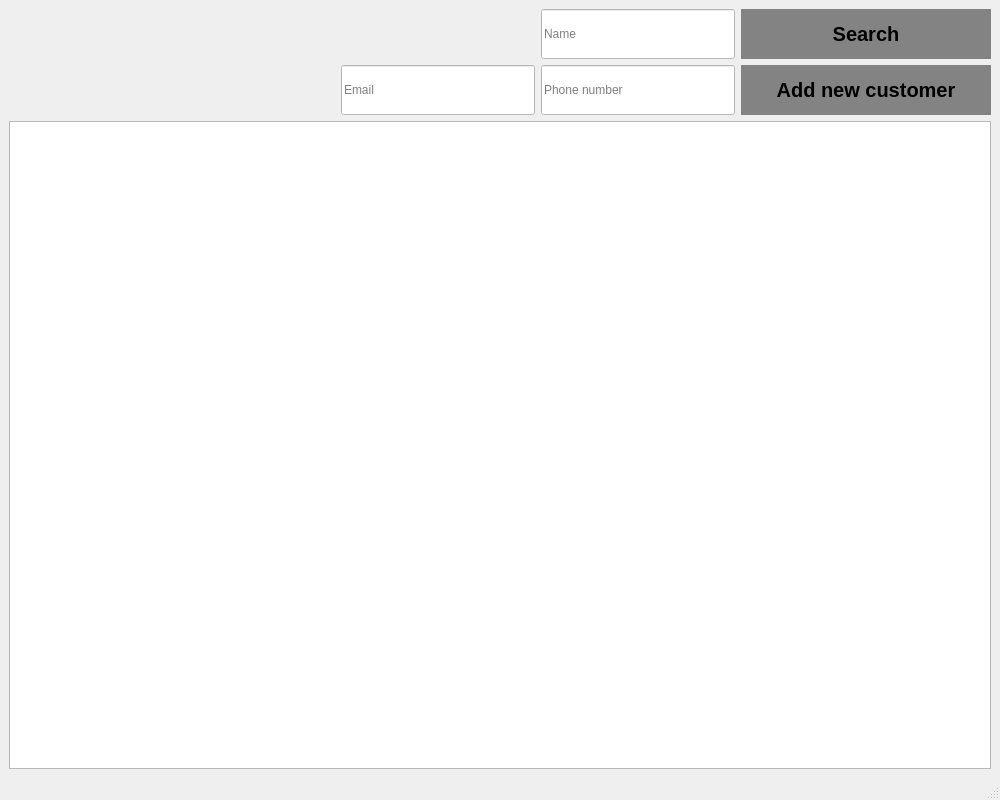
<?xml version="1.0" encoding="UTF-8"?>
<ui version="4.0">
 <class>customers_management_window</class>
 <widget class="QMainWindow" name="customers_management_window">
  <property name="geometry">
   <rect>
    <x>0</x>
    <y>0</y>
    <width>1000</width>
    <height>800</height>
   </rect>
  </property>
  <property name="sizePolicy">
   <sizepolicy hsizetype="Expanding" vsizetype="Expanding">
    <horstretch>7</horstretch>
    <verstretch>7</verstretch>
   </sizepolicy>
  </property>
  <property name="minimumSize">
   <size>
    <width>1000</width>
    <height>800</height>
   </size>
  </property>
  <property name="maximumSize">
   <size>
    <width>1000000</width>
    <height>1000000</height>
   </size>
  </property>
  <property name="windowTitle">
   <string>Customers management</string>
  </property>
  <property name="styleSheet">
   <string notr="true"/>
  </property>
  <widget class="QWidget" name="centralwidget">
   <property name="styleSheet">
    <string notr="true">QPushButton{
  background-color: #838383;
  border: none;
  color: black;
  text-align: center;
  text-decoration: none;
}
QPushButton:hover{
background-color: #585858;
}
QPushButton:pressed{
background-color:rgb(54, 54, 54);
}

</string>
   </property>
   <layout class="QVBoxLayout" name="verticalLayout">
    <item>
     <layout class="QHBoxLayout" name="horizontalLayout">
      <property name="bottomMargin">
       <number>0</number>
      </property>
      <item>
       <spacer name="horizontalSpacer">
        <property name="orientation">
         <enum>Qt::Horizontal</enum>
        </property>
        <property name="sizeType">
         <enum>QSizePolicy::Expanding</enum>
        </property>
        <property name="sizeHint" stdset="0">
         <size>
          <width>80</width>
          <height>20</height>
         </size>
        </property>
       </spacer>
      </item>
      <item>
       <widget class="QLineEdit" name="name_line_edit">
        <property name="sizePolicy">
         <sizepolicy hsizetype="Preferred" vsizetype="Preferred">
          <horstretch>0</horstretch>
          <verstretch>0</verstretch>
         </sizepolicy>
        </property>
        <property name="minimumSize">
         <size>
          <width>194</width>
          <height>50</height>
         </size>
        </property>
        <property name="maximumSize">
         <size>
          <width>194</width>
          <height>50</height>
         </size>
        </property>
        <property name="layoutDirection">
         <enum>Qt::LeftToRight</enum>
        </property>
        <property name="styleSheet">
         <string notr="true">background-color:white;</string>
        </property>
        <property name="placeholderText">
         <string>Name</string>
        </property>
       </widget>
      </item>
      <item>
       <widget class="QPushButton" name="search_customer_btn">
        <property name="sizePolicy">
         <sizepolicy hsizetype="Preferred" vsizetype="Preferred">
          <horstretch>0</horstretch>
          <verstretch>0</verstretch>
         </sizepolicy>
        </property>
        <property name="minimumSize">
         <size>
          <width>250</width>
          <height>50</height>
         </size>
        </property>
        <property name="maximumSize">
         <size>
          <width>400</width>
          <height>100</height>
         </size>
        </property>
        <property name="font">
         <font>
          <pointsize>15</pointsize>
          <bold>true</bold>
          <underline>false</underline>
          <strikeout>false</strikeout>
         </font>
        </property>
        <property name="autoFillBackground">
         <bool>false</bool>
        </property>
        <property name="styleSheet">
         <string notr="true"/>
        </property>
        <property name="text">
         <string>Search</string>
        </property>
       </widget>
      </item>
     </layout>
    </item>
    <item>
     <layout class="QHBoxLayout" name="horizontalLayout_2">
      <property name="bottomMargin">
       <number>0</number>
      </property>
      <item>
       <spacer name="horizontalSpacer_2">
        <property name="orientation">
         <enum>Qt::Horizontal</enum>
        </property>
        <property name="sizeType">
         <enum>QSizePolicy::Expanding</enum>
        </property>
        <property name="sizeHint" stdset="0">
         <size>
          <width>80</width>
          <height>20</height>
         </size>
        </property>
       </spacer>
      </item>
      <item>
       <widget class="QLineEdit" name="email_line_edit">
        <property name="sizePolicy">
         <sizepolicy hsizetype="Preferred" vsizetype="Fixed">
          <horstretch>0</horstretch>
          <verstretch>0</verstretch>
         </sizepolicy>
        </property>
        <property name="minimumSize">
         <size>
          <width>194</width>
          <height>50</height>
         </size>
        </property>
        <property name="maximumSize">
         <size>
          <width>194</width>
          <height>50</height>
         </size>
        </property>
        <property name="styleSheet">
         <string notr="true">background-color:white;</string>
        </property>
        <property name="placeholderText">
         <string>Email</string>
        </property>
       </widget>
      </item>
      <item>
       <widget class="QLineEdit" name="phone_number_line_edit">
        <property name="sizePolicy">
         <sizepolicy hsizetype="Preferred" vsizetype="Fixed">
          <horstretch>0</horstretch>
          <verstretch>0</verstretch>
         </sizepolicy>
        </property>
        <property name="minimumSize">
         <size>
          <width>194</width>
          <height>50</height>
         </size>
        </property>
        <property name="maximumSize">
         <size>
          <width>194</width>
          <height>50</height>
         </size>
        </property>
        <property name="layoutDirection">
         <enum>Qt::LeftToRight</enum>
        </property>
        <property name="styleSheet">
         <string notr="true">background-color:white;</string>
        </property>
        <property name="placeholderText">
         <string>Phone number</string>
        </property>
       </widget>
      </item>
      <item>
       <widget class="QPushButton" name="add_customer_btn">
        <property name="sizePolicy">
         <sizepolicy hsizetype="Preferred" vsizetype="Fixed">
          <horstretch>0</horstretch>
          <verstretch>0</verstretch>
         </sizepolicy>
        </property>
        <property name="minimumSize">
         <size>
          <width>250</width>
          <height>50</height>
         </size>
        </property>
        <property name="maximumSize">
         <size>
          <width>400</width>
          <height>100</height>
         </size>
        </property>
        <property name="font">
         <font>
          <pointsize>15</pointsize>
          <bold>true</bold>
          <underline>false</underline>
          <strikeout>false</strikeout>
         </font>
        </property>
        <property name="styleSheet">
         <string notr="true"/>
        </property>
        <property name="text">
         <string>Add new customer</string>
        </property>
       </widget>
      </item>
     </layout>
    </item>
    <item>
     <widget class="QTableView" name="customers_table_view"/>
    </item>
   </layout>
  </widget>
  <widget class="QMenuBar" name="menubar">
   <property name="geometry">
    <rect>
     <x>0</x>
     <y>0</y>
     <width>1000</width>
     <height>19</height>
    </rect>
   </property>
  </widget>
  <widget class="QStatusBar" name="statusbar"/>
 </widget>
 <resources/>
 <connections/>
</ui>
